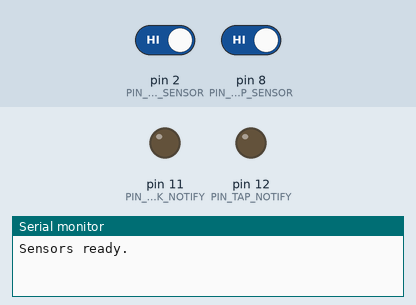
Simulated run of this sketch. Board: Arduino Uno, built with avr-gcc and run on an emulated ATmega328P. On the bench: output pins drawn as LEDs (lit = HIGH), the last lines printed to the serial monitor. The inputs (shaded band) are chosen by the test bench; at power-on: pin 2 (PIN_LICK_SENSOR) HIGH, pin 8 (PIN_TAP_SENSOR) HIGH.

Above: at 1.4 s.
1.5 s: pin 2 (PIN_LICK_SENSOR) driven LOW
At 2.7 s:
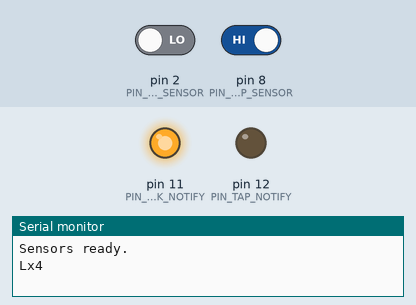
3.0 s: pin 8 (PIN_TAP_SENSOR) driven LOW
At 3.9 s:
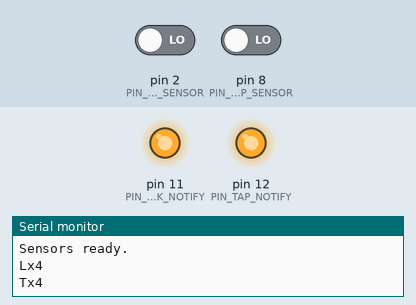
4.5 s: pin 2 (PIN_LICK_SENSOR) driven HIGH
At 5.2 s:
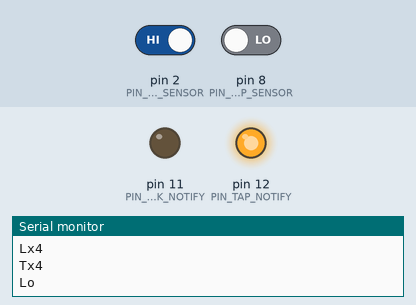
6.0 s: pin 8 (PIN_TAP_SENSOR) driven HIGH
At 7.4 s:
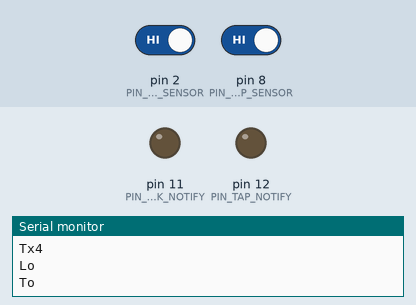
Timing chart, 0 to 8.5 s (numbered marks = the images above; inputs shaded):
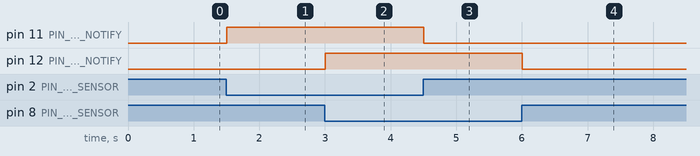

The sketch:

ReadSensors.ino
```cpp
/*
  Sensor Arduino

	Listens for inputs from lick sensor and tap sensor.
	Forwards those to PC.

*/

#include <CapacitiveSensor.h>

#define PIN_LICK_SENSOR 2
#define PIN_CAPACITIVE_GROUND_LICK 3

#define PIN_TAP_SENSOR 8
#define PIN_CAPACITIVE_GROUND_TAP 9

#define PIN_LICK_NOTIFY 11
#define PIN_TAP_NOTIFY 12

#define TAP_ON HIGH
#define TAP_OFF LOW

#define LICK_OFF HIGH
#define LICK_ON LOW

bool tapState = TAP_OFF;
bool lickState = LICK_OFF;

// lower thresholds to make tap / lick more sensitive.
//Somewhere between 100 and 1000 is typical.
int tapThreshold = 500;
int lickThreshold = 100;

//Speed-accuracy tradeoff. 50 is a good compromise point.
int numTapSamples = 50;
int numLickSamples = 50;


CapacitiveSensor csLick = CapacitiveSensor(PIN_CAPACITIVE_GROUND_LICK,PIN_LICK_SENSOR);
CapacitiveSensor csTap = CapacitiveSensor(PIN_CAPACITIVE_GROUND_TAP,PIN_TAP_SENSOR);

int lickLevels[] = {0, lickThreshold, lickThreshold*2, lickThreshold*4, lickThreshold*8};
int tapLevels[] = {0, tapThreshold, tapThreshold*2, tapThreshold*4, tapThreshold*8};

void setup() {
  delay(200); //let arduino wake up properly
  Serial.begin(57600);
  Serial.println("Sensors ready.");

  //disable capacitive autocalibration (apparently does nothing)
  csLick.set_CS_AutocaL_Millis(0xFF);
  csTap.set_CS_AutocaL_Millis(0xFF);

	//pin setup
	pinMode(PIN_TAP_SENSOR, INPUT);
  pinMode(PIN_LICK_SENSOR, INPUT);

  pinMode(PIN_LICK_NOTIFY, OUTPUT);
  pinMode(PIN_TAP_NOTIFY, OUTPUT);

  digitalWrite(PIN_LICK_NOTIFY, LOW);
  digitalWrite(PIN_TAP_NOTIFY, LOW);
}


void checkLick(){
	long lickReading =  csLick.capacitiveSensor(numLickSamples);
  int lickLevel = 0;
  for(int i = 4; i > 0; i--){
    if(lickReading > lickLevels[i]){
      lickLevel = i;
      break;
    }
  }
	if(lickState == LICK_OFF && lickLevel > 0){
    lickState = LICK_ON;
    digitalWrite(PIN_LICK_NOTIFY, HIGH);
    Serial.print("Lx");
    Serial.println(lickLevel);
	}
  else if(lickState == LICK_ON && lickLevel == 0){
    lickState = LICK_OFF;
    digitalWrite(PIN_LICK_NOTIFY, LOW);
    Serial.println("Lo");
  }
}

void checkTap(){
	long tapReading =  csTap.capacitiveSensor(numTapSamples);
  int tapLevel = 0;
  for(int i = 4; i > 0; i--){
    if(tapReading > tapLevels[i]){
      tapLevel = i;
      break;
    }
  }
	if(tapState == TAP_OFF && tapLevel > 0){
		tapState = TAP_ON;
    digitalWrite(PIN_TAP_NOTIFY, HIGH);
    Serial.print("Tx");
    Serial.println(tapLevel);
	}
	else if(tapState == TAP_ON && tapLevel == 0){
		tapState = TAP_OFF;
    digitalWrite(PIN_TAP_NOTIFY, LOW);
    Serial.println("To");
	}
}

void checkSerial(){
  if(Serial.available()){
    byte s = Serial.read();
    if((s == 'm') || (s == 'M')){
      //Signal to check device connection.
      //If computer sends Marco, device answers Polo.
          Serial.println('P');
    }
  }
}

// the loop routine runs over and over again forever:
void loop() {
	//Check sensors
	checkLick();
	checkTap();
  //checkSerial();
}
```

Measured:
- after the input at 1.5 s, pin 11 (PIN_LICK_NOTIFY): LOW → HIGH at once
- after the input at 3.0 s, pin 12 (PIN_TAP_NOTIFY): LOW → HIGH at once
- after the input at 4.5 s, pin 11 (PIN_LICK_NOTIFY): HIGH → LOW at once
- after the input at 6.0 s, pin 12 (PIN_TAP_NOTIFY): HIGH → LOW at once
